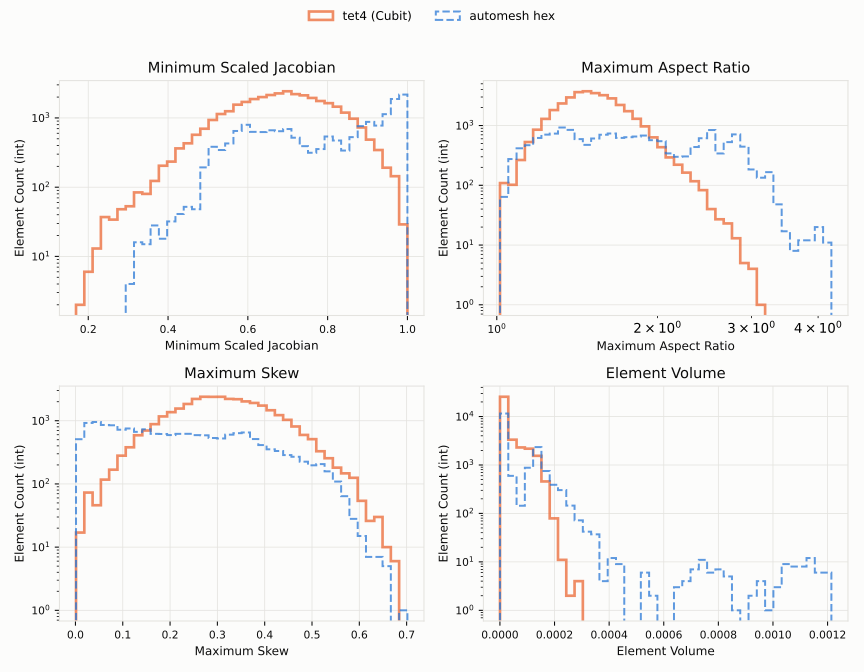

Reproduce this figure in Python.
#!/usr/bin/env python3
"""Overlapping quality-metric histograms for the RVE: tet4 vs. automesh hex.

Reads two `automesh metrics` CSVs (header "maximum edge ratio,minimum scaled
jacobian,maximum skew,element volume") and plots a 2x2 grid, one panel per
metric, each an overlapping log-y step histogram of the two meshes'
per-element values.

This replicates the figure style used in the autotwin/quality repository
(scripts/quality_histograms.py, figures/bone_baseline_quality_histograms.svg),
so the two studies read the same way: Minimum Scaled Jacobian top left,
Maximum Aspect Ratio top right, Maximum Skew bottom left, Element Volume
bottom right.

The tet4 mesh is drawn first, solid and slightly heavier.  The `automesh` hex
mesh is drawn second, dashed and thinner, so the two stay tellable apart where
they overlap.

Example
-------
cd ~/autotwin/automesh/book/examples/gallery/academic
# comparison.stl and tetrahedra_4.exo are not committed; download them first
# (see the Downloads section of rve.md), then:
automesh convert mesh -i tetrahedra_4.exo -o tetrahedra_4.inp
automesh mesh hex --input comparison.stl --output hexahedra.exo \
    --scale 10 --tolerance 1e-3
automesh metrics -i tetrahedra_4.inp -o tet4_metrics.csv
automesh metrics -i hexahedra.exo -o hex_metrics.csv
python rve_quality_histograms.py tet4_metrics.csv hex_metrics.csv \
    rve_quality_histograms.svg

Output
------
The `rve_quality_histograms.svg` visualization file.
"""
import sys

import matplotlib
matplotlib.use("svg")
import matplotlib.pyplot as plt
import numpy as np

# Same palette as the autotwin/quality figures: the first series stays orange,
# the second stays blue.
SERIES_R = "#eb6834"
SERIES_G = "#2a78d6"
INK = "#0b0b0b"
GRID = "#e4e3df"
SURFACE = "#fcfcfb"

COLUMNS = [
    ("minimum scaled jacobian", "Minimum Scaled Jacobian"),
    ("maximum edge ratio", "Maximum Aspect Ratio"),
    ("maximum skew", "Maximum Skew"),
    ("element volume", "Element Volume"),
]


def csv_load(*, path):
    """Reads an `automesh metrics` CSV into a dict keyed by column name."""
    with open(path) as f:
        header = f.readline().strip().split(",")
    data = np.genfromtxt(path, delimiter=",", skip_header=1)
    return {name: data[:, i] for i, name in enumerate(header)}


def panel_plot(*, ax, first, second, title, log_x=False,
               first_label="tet4 (Cubit)", second_label="automesh hex"):
    """Draws one metric panel as two overlapping step histograms."""
    lo = min(first.min(), second.min())
    hi = max(first.max(), second.max())
    if lo == hi:
        lo, hi = lo - 0.5, hi + 0.5
    if log_x:
        lo = max(lo, 1e-3)
        bins = np.logspace(np.log10(lo), np.log10(hi), 41)
        ax.set_xscale("log")
    else:
        bins = np.linspace(lo, hi, 41)
    # Unfilled step outlines with alpha on the line itself, so crossing and
    # overlapping outlines blend rather than hide one another.
    ax.hist(first, bins=bins, histtype="step", linewidth=2.0, color=SERIES_R,
            alpha=0.75, linestyle="-", label=first_label)
    ax.hist(second, bins=bins, histtype="step", linewidth=1.5, color=SERIES_G,
            alpha=0.75, linestyle="--", label=second_label)
    ax.set_yscale("log")
    ax.set_title(title, color=INK, fontsize=11)
    ax.set_xlabel(title, color=INK, fontsize=9)
    ax.set_ylabel("Element Count (int)", color=INK, fontsize=9)
    ax.tick_params(colors=INK, labelsize=8)
    ax.grid(color=GRID, linewidth=0.6)
    for spine in ax.spines.values():
        spine.set_color(GRID)
    ax.set_facecolor(SURFACE)


def main():
    if not 4 <= len(sys.argv) <= 6:
        print(f"usage: {sys.argv[0]} <tet4.csv> <hex.csv> <out.svg> "
              f"[<first label> <second label>]", file=sys.stderr)
        sys.exit(1)
    first_path, second_path, out_path = sys.argv[1], sys.argv[2], sys.argv[3]
    first_label = sys.argv[4] if len(sys.argv) > 4 else "tet4 (Cubit)"
    second_label = sys.argv[5] if len(sys.argv) > 5 else "automesh hex"

    first = csv_load(path=first_path)
    second = csv_load(path=second_path)

    fig, axes = plt.subplots(2, 2, figsize=(9, 7))
    fig.patch.set_facecolor(SURFACE)
    for ax, (key, title) in zip(axes.flat, COLUMNS):
        panel_plot(ax=ax, first=first[key], second=second[key], title=title,
                   log_x=(key == "maximum edge ratio"),
                   first_label=first_label, second_label=second_label)

    handles, labels = axes.flat[0].get_legend_handles_labels()
    fig.legend(handles, labels, loc="upper center", ncol=2, frameon=False,
               fontsize=9, bbox_to_anchor=(0.5, 1.0))
    fig.tight_layout(rect=[0, 0, 1, 0.93])
    fig.savefig(out_path, facecolor=SURFACE)
    print(f"{out_path}: {len(first[COLUMNS[0][0]])} tet4 elements, "
          f"{len(second[COLUMNS[0][0]])} hex elements")


if __name__ == "__main__":
    main()
